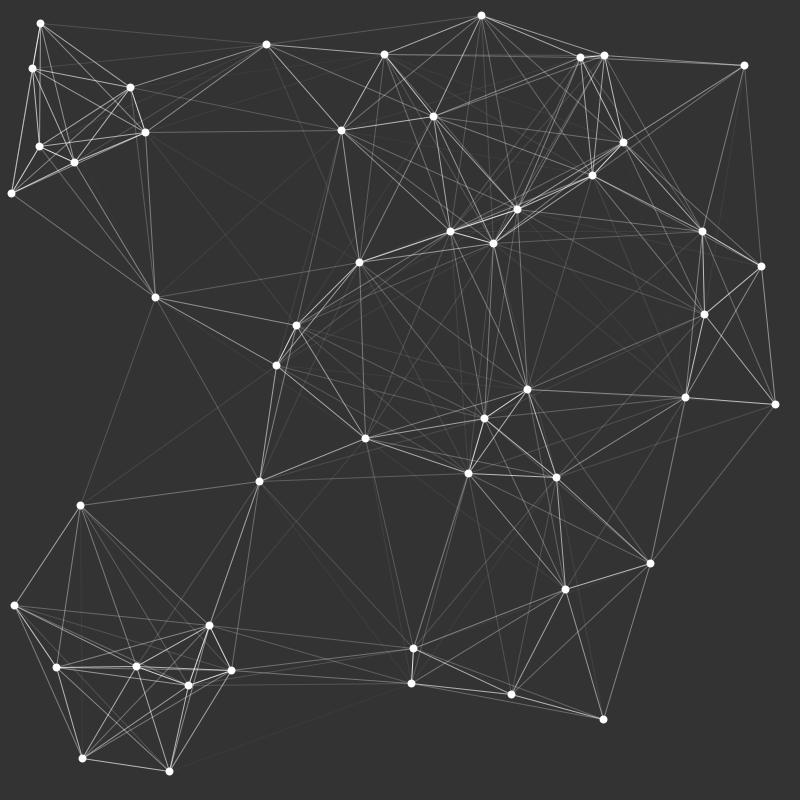
Frame 1 (no input)
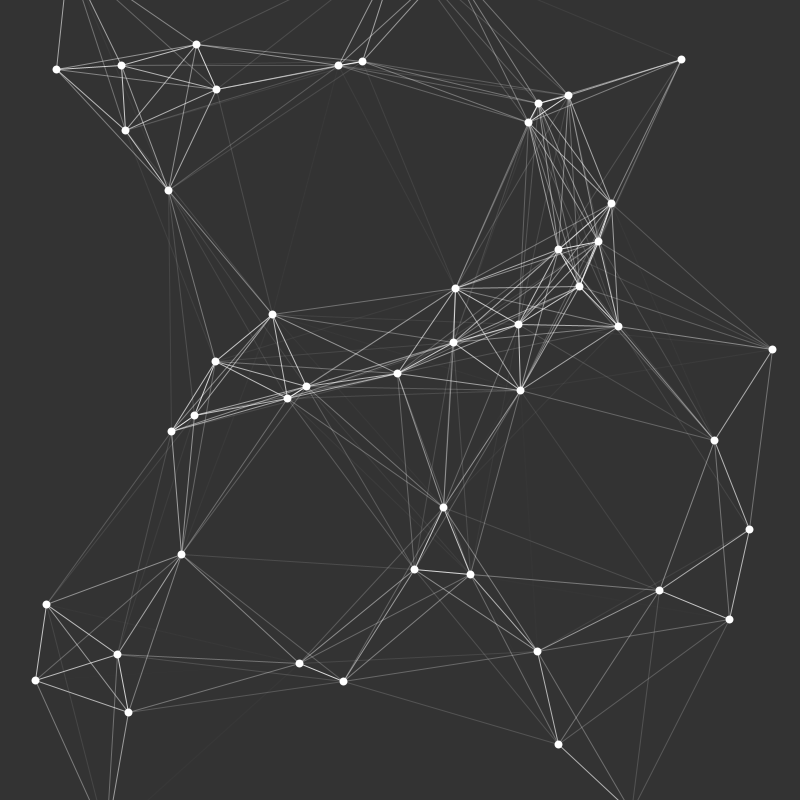
Frame 60 (the mouse pressed at the canvas centre just before this capture)
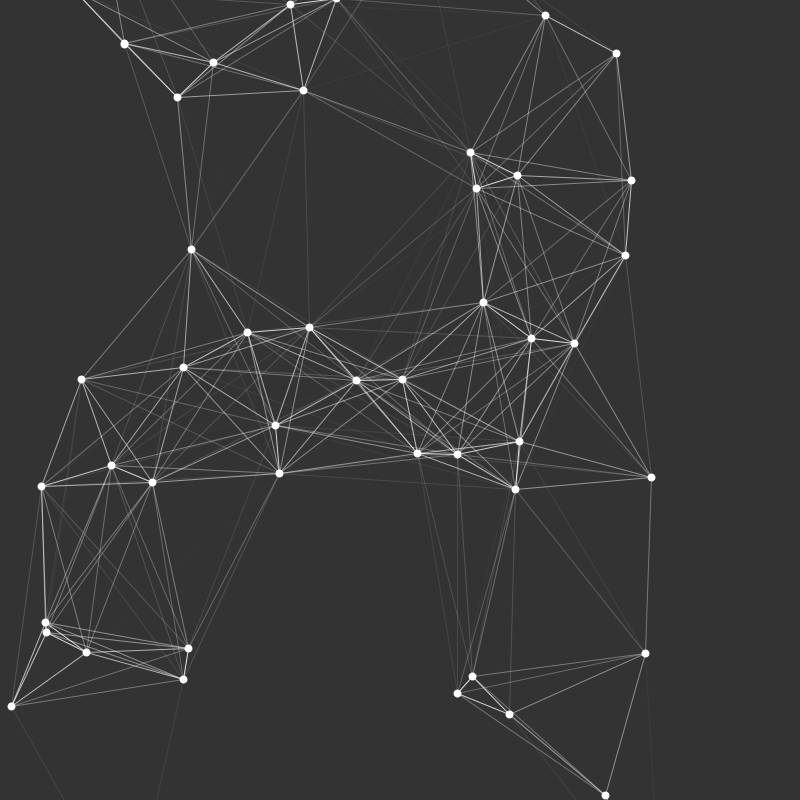
Frame 120 (the mouse held since frame 60 and released just before this capture)

The Processing sketch that drew these frames (run headless with seeded random() and noise(); from frame 60 on, the mouse is pressed at the canvas centre):

// Processing sketch: Particles
// ── Particles.pde
class Entity {
  PVector pos;
  PVector vel;
}

Entity[] entities = new Entity[50];

void setup() {
  size(800, 800);

  for (int i = 0; i < entities.length; i++) {
    entities[i] = new Entity();
    entities[i].pos = new PVector(random(width), random(height));
    entities[i].vel = PVector.random2D().mult(random(1, 2));
  }
}

void draw() {
  final int thres = width / 3;
  
  for (int i = 0; i < entities.length; i++) {
    entities[i].pos.add(entities[i].vel);
    if (entities[i].pos.x < 0 || entities[i].pos.x >= width || entities[i].pos.x < 0 || entities[i].pos.x >= height) {
      entities[i].pos = new PVector(random(width), random(height));
      entities[i].vel = PVector.random2D().mult(random(1, 2));
    }
  }

  background(51);

  for (int i = 0; i < entities.length; i++) {
    stroke(255, 255);
    strokeWeight(8);
    point(entities[i].pos.x, entities[i].pos.y);

    for (int j = i + 1; j < entities.length; j++) {
      float dist = PVector.dist(entities[i].pos, entities[j].pos);
      if (dist < thres) {
        stroke(255, map(dist, 0, thres, 255, 0));
        strokeWeight(1);
        line(entities[i].pos.x, entities[i].pos.y, entities[j].pos.x, entities[j].pos.y);
      }
    }
  }
}
